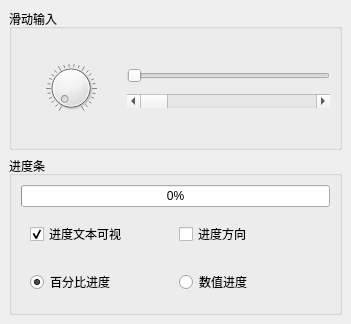
<?xml version="1.0" encoding="UTF-8"?>
<ui version="4.0">
 <class>SliderDemo</class>
 <widget class="QMainWindow" name="SliderDemo">
  <property name="geometry">
   <rect>
    <x>0</x>
    <y>0</y>
    <width>351</width>
    <height>324</height>
   </rect>
  </property>
  <property name="windowTitle">
   <string>SliderDemo</string>
  </property>
  <widget class="QWidget" name="centralwidget">
   <layout class="QGridLayout" name="gridLayout_3">
    <item row="0" column="0">
     <widget class="QGroupBox" name="groupBox_2">
      <property name="enabled">
       <bool>true</bool>
      </property>
      <property name="title">
       <string>滑动输入</string>
      </property>
      <layout class="QGridLayout" name="gridLayout">
       <item row="0" column="0">
        <layout class="QHBoxLayout" name="horizontalLayout">
         <item>
          <widget class="QDial" name="dial">
           <property name="maximum">
            <number>100</number>
           </property>
           <property name="notchesVisible">
            <bool>true</bool>
           </property>
          </widget>
         </item>
         <item>
          <layout class="QVBoxLayout" name="verticalLayout">
           <item>
            <widget class="QSlider" name="horizontalSlider">
             <property name="maximum">
              <number>100</number>
             </property>
             <property name="orientation">
              <enum>Qt::Orientation::Horizontal</enum>
             </property>
            </widget>
           </item>
           <item>
            <widget class="QScrollBar" name="horizontalScrollBar">
             <property name="maximum">
              <number>100</number>
             </property>
             <property name="orientation">
              <enum>Qt::Orientation::Horizontal</enum>
             </property>
            </widget>
           </item>
          </layout>
         </item>
        </layout>
       </item>
      </layout>
     </widget>
    </item>
    <item row="1" column="0">
     <widget class="QGroupBox" name="groupBox">
      <property name="title">
       <string>进度条</string>
      </property>
      <layout class="QGridLayout" name="gridLayout_2">
       <item row="2" column="0">
        <widget class="QGroupBox" name="groupBox_4">
         <property name="styleSheet">
          <string notr="true">QGroupBox { border: none; }</string>
         </property>
         <property name="title">
          <string/>
         </property>
         <property name="flat">
          <bool>false</bool>
         </property>
         <layout class="QGridLayout" name="gridLayout_5">
          <item row="0" column="0">
           <widget class="QRadioButton" name="radioButton">
            <property name="text">
             <string>百分比进度</string>
            </property>
            <property name="checked">
             <bool>true</bool>
            </property>
           </widget>
          </item>
          <item row="0" column="1">
           <widget class="QRadioButton" name="radioButton_2">
            <property name="text">
             <string>数值进度</string>
            </property>
           </widget>
          </item>
         </layout>
        </widget>
       </item>
       <item row="0" column="0">
        <widget class="QProgressBar" name="progressBar">
         <property name="value">
          <number>0</number>
         </property>
        </widget>
       </item>
       <item row="1" column="0">
        <widget class="QGroupBox" name="groupBox_3">
         <property name="styleSheet">
          <string notr="true">QGroupBox { border: none; }</string>
         </property>
         <property name="title">
          <string/>
         </property>
         <property name="flat">
          <bool>false</bool>
         </property>
         <layout class="QGridLayout" name="gridLayout_4">
          <item row="0" column="0">
           <widget class="QCheckBox" name="checkBox">
            <property name="text">
             <string>进度文本可视</string>
            </property>
            <property name="checked">
             <bool>true</bool>
            </property>
           </widget>
          </item>
          <item row="0" column="1">
           <widget class="QCheckBox" name="checkBox_2">
            <property name="text">
             <string>进度方向</string>
            </property>
           </widget>
          </item>
         </layout>
        </widget>
       </item>
      </layout>
     </widget>
    </item>
   </layout>
  </widget>
 </widget>
 <resources/>
 <connections/>
</ui>
